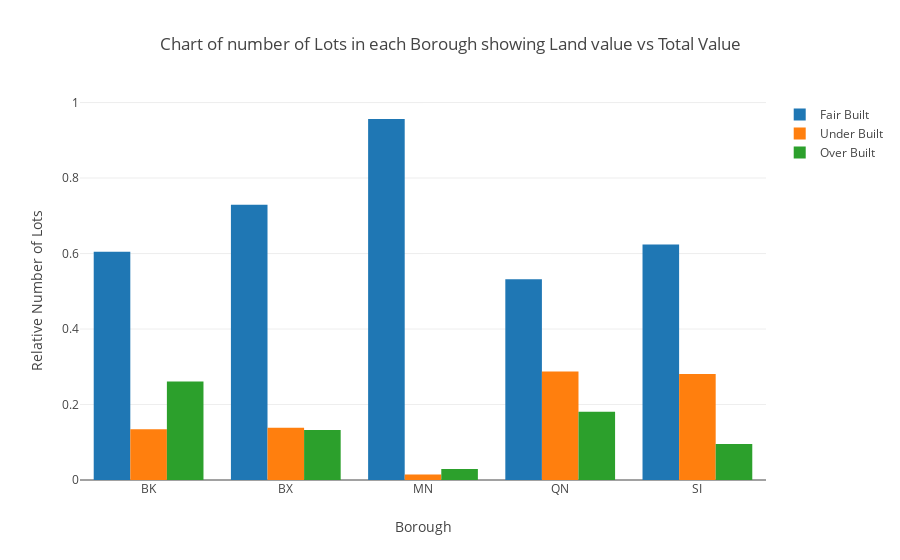

Write notebook code for a chart like this one.
### Code cell
#Let's plot a better graph of the distribution of overbuilt, underbuilt and fair built

def func(row):
    if row['Asess__land_total_class'] in ('High Assessland Value High AssessTotal Value'
                                          ,'Mid Assessland Value Mid AssessTotal Value'
                                         ,'Low Assessland Value Low AssessTotal Value'):
        return 'Fair Built'
    elif row['Asess__land_total_class']  in ('High Assessland Value Low AssessTotal Value'
                                          ,'High Assessland Value Mid AssessTotal Value'
                                         ,'Mid Assessland Value Low AssessTotal Value'):
        return 'Under Built' 
    else:
        return 'Over Built'

df_biv_summ2['Built_Category'] = df_biv_summ2.apply(func, axis=1)

#df_biv_summ2
df_biv_summ3=pd.DataFrame(df_biv_summ2.groupby(['Borough','Total_No_Lots','Built_Category']).No_Lots.agg(['sum']).reset_index().rename(columns={'sum': 'No_Lots_per_Category'}))
df_biv_summ3['Relative_No_lots_per_Borough'] = df_biv_summ3['No_Lots_per_Category']/df_biv_summ3['Total_No_Lots']

trace1 = go.Bar(
    x=df_biv_summ3[(df_biv_summ3.Built_Category == 'Fair Built') ].Borough,
    y=df_biv_summ3[(df_biv_summ3.Built_Category == 'Fair Built') ].Relative_No_lots_per_Borough,
    name='Fair Built'
)
trace2 = go.Bar(
    x=df_biv_summ3[(df_biv_summ3.Built_Category == 'Under Built') ].Borough,
    y=df_biv_summ3[(df_biv_summ3.Built_Category == 'Under Built') ].Relative_No_lots_per_Borough,
    name='Under Built'
)

trace3 = go.Bar(
    x=df_biv_summ3[(df_biv_summ3.Built_Category == 'Over Built') ].Borough,
    y=df_biv_summ3[(df_biv_summ3.Built_Category == 'Over Built') ].Relative_No_lots_per_Borough,
    name='Over Built'
)

data = [trace1, trace2, trace3]
layout = go.Layout(
    barmode='group',
    title='Chart of number of Lots in each Borough showing Land value vs Total Value',
     xaxis={'title': 'Borough'},
     yaxis= {'title': 'Relative Number of Lots'},
)
fig = go.Figure(data=data, layout=layout)
plotly.offline.iplot(fig, filename='basic-bar')

### Figure 1 — Plotly figure (JSON) as saved in the notebook; plotly's stock layout.template omitted (floating-point values rounded to 4 significant figures)
{"data": [{"name": "Fair Built", "type": "bar", "x": ["BK", "BX", "MN", "QN", "SI"], "y": [0.6047, 0.7291, 0.9564, 0.5321, 0.6241]}, {"name": "Under Built", "type": "bar", "x": ["BK", "BX", "MN", "QN", "SI"], "y": [0.1343, 0.1384, 0.0146, 0.2873, 0.2806]}, {"name": "Over Built", "type": "bar", "x": ["BK", "BX", "MN", "QN", "SI"], "y": [0.261, 0.1325, 0.02903, 0.1806, 0.09538]}], "layout": {"barmode": "group", "title": "Chart of number of Lots in each Borough showing Land value vs Total Value", "xaxis": {"title": "Borough"}, "yaxis": {"title": "Relative Number of Lots"}}}
